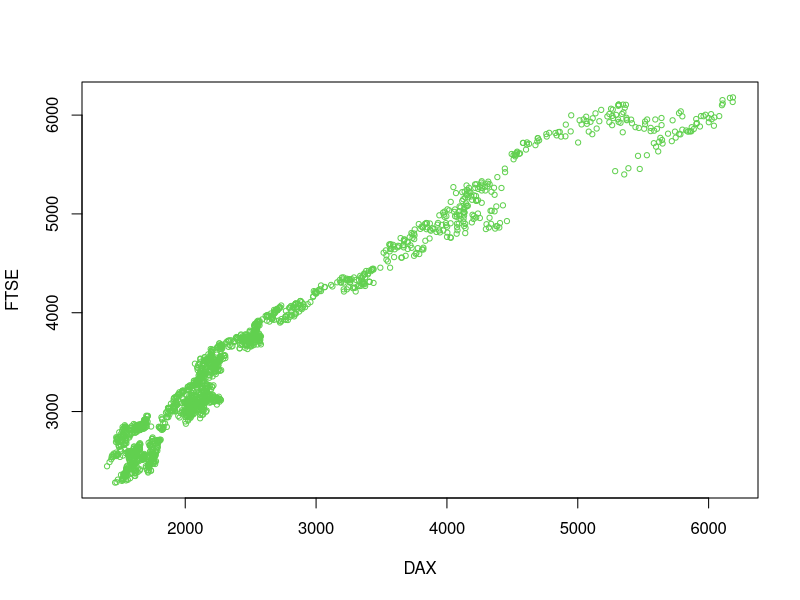

Source code (R): (Note: this script raises an error after producing the figure.)
# Simulations of splines
library(datasets)

DAX = EuStockMarkets[,1]

FTSE = EuStockMarkets[,4]

n = length(DAX)

library(FNN) # knn.reg

x = DAX
y = FTSE

xydat = data.frame(sx=sort(x),sy=y[order(x)])


plot(DAX,FTSE,cex=.7,col=3)
# Regression spline
lm1 = lm(sy ~ bs(sx, df=9), data = xydat)
summary(lm1)
with(data=xydat, lines(sx, lm1$fit, col=6))

# Natural spline 
lm2 = lm(sy ~ Ns(sx, df=9), data = xydat)
with(data=xydat, lines(sx, lm2$fit, col=4))

# Smoothing spline
ss3 = with(data=xydat,
           smooth.spline(sx, sy, df=9))
lines(ss3, col = 6)
